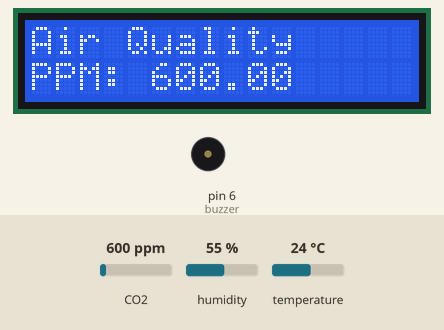
Bench run of a sketch on a simulated Arduino Uno, built with avr-gcc and run on an emulated ATmega328P. Parts: 16×2 character LCD, buzzer (waves = sounding, pin HIGH). Inputs (shaded band) come from the test bench; at power-on: CO2 600 ppm, humidity 55 %, temperature 24 °C. What the sketch prints to the serial monitor is not drawn.

Above: at 3.2 s.
3.3 s: CO2 set to 452 ppm
At 9.7 s:
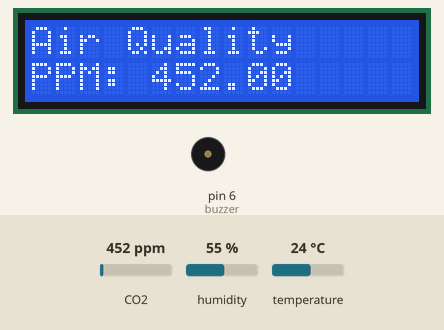
10.1 s: humidity set to 22 %
At 15.7 s:
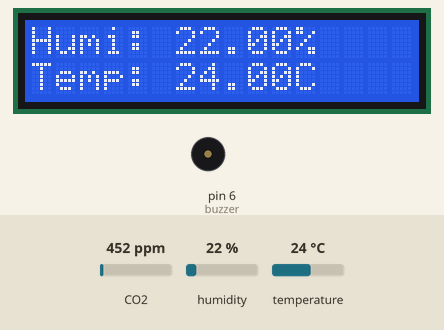
18.6 s: temperature set to 12 °C
At 24.0 s:
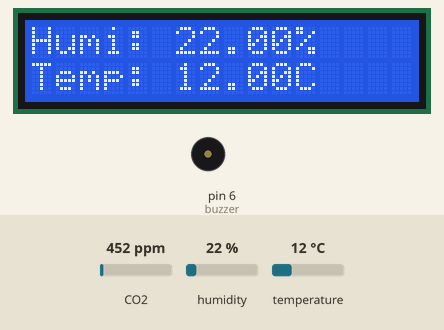
26.8 s: CO2 set to 526 ppm
At 29.7 s:
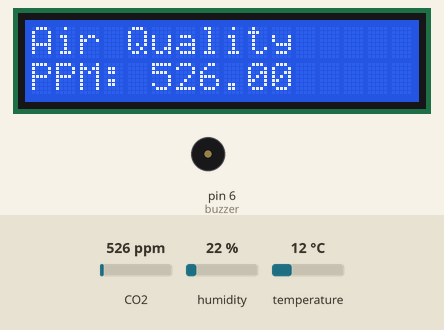
33.6 s: CO2 set to 584 ppm
At 37.9 s:
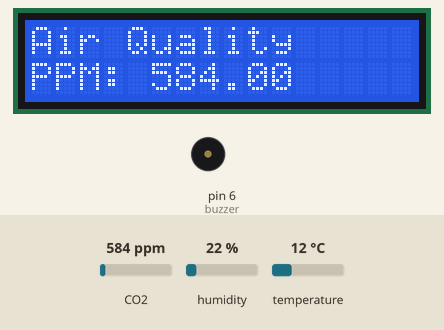
40.4 s: humidity set to 40 %
At 47.3 s:
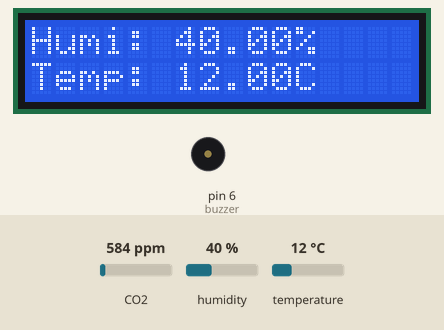
Timing chart, 0 to 48.9 s (numbered marks = the images above; inputs shaded):
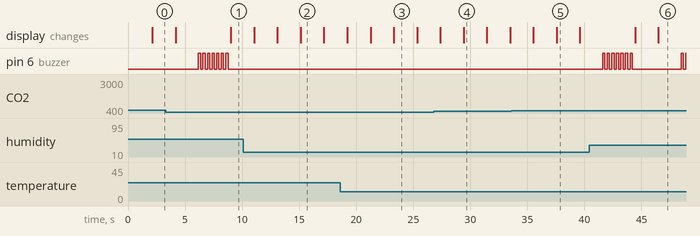

Measured:
- after the input at 3.3 s, the display: first differs from a run without the input after 5.7 s (image 1)
- after the input at 10.1 s, the display: first differs from a run without the input after 5.0 s (image 2)
- after the input at 18.6 s, the display: first differs from a run without the input after 4.7 s (image 3)
- after the input at 26.8 s, the display: first differs from a run without the input after 2.6 s (image 4)
- after the input at 33.6 s, the display: first differs from a run without the input after 4.0 s (image 5)
- after the input at 40.4 s, the display: first differs from a run without the input after 6.1 s (image 6)
- what the display in image 2 shows lasts 2.1 s, from 15.1 s to 17.2 s

The sketch:

Monitoring_Udara.ino
```cpp
#include <Wire.h>
#include <LiquidCrystal_I2C.h>
#include <MQ135.h>
#include <DHT.h>

// LCD configuration
LiquidCrystal_I2C lcd(0x27, 16, 2); // I2C address 0x27, 16 columns, 2 rows

// DHT configuration
#define DHTPIN 2          // Pin tempel untuk output sensor DHT
#define DHTTYPE DHT11// Tipe sensor DHT yang digunakan (DHT11 atau DHT22)
#define buzzer 6
DHT dht(DHTPIN, DHTTYPE);

// MQ135 configuration
const int MQ135_PIN = A0;  // Pin analog untuk sensor MQ135
MQ135 gasSensor = MQ135(MQ135_PIN);


void setup() {
  Serial.begin(9600);
  pinMode(buzzer, OUTPUT);
  // digitalWrite(buzzer,HIGH);

  lcd.begin(16, 2); // Initialize the LCD
  lcd.clear();
  lcd.setCursor(0, 0);
  lcd.print("MQ135 & DHT11");
  lcd.setCursor(0, 1);
  lcd.print("Monitoring");
  lcd.backlight();

  dht.begin(); // Inisialisasi sensor DHT

  delay(2000);
}

void loop() {
  float air_quality = gasSensor.getPPM();
  float humidity = dht.readHumidity();
  float temperature = dht.readTemperature();

  Serial.print("Air Quality: ");
  Serial.print(air_quality);
  Serial.println(" PPM");

  Serial.print("Humidity: ");
  Serial.print(humidity);
  Serial.print("%  Temperature: ");
  Serial.print(temperature);
  Serial.println("°C");

  lcd.clear();
  lcd.setCursor(0, 0);
  lcd.print("Air Quality");

  lcd.setCursor(0, 1);
  lcd.print("PPM: ");
  lcd.print(air_quality);

  delay(2000);

  lcd.clear();
  lcd.setCursor(0, 0);
  lcd.print("Humi: ");
  lcd.print(humidity);
  lcd.print("%");

  lcd.setCursor(0, 1);
  lcd.print("Temp: ");
  lcd.print(temperature);
  lcd.print("C");

  delay(2000);

  if (air_quality >= 550){

      digitalWrite(buzzer, HIGH);
      delay(200);

      digitalWrite(buzzer, LOW);
      delay(200);
      digitalWrite(buzzer, HIGH);
      delay(200);
      digitalWrite(buzzer, LOW);
      delay(200);
      digitalWrite(buzzer, HIGH);
      delay(200);
      digitalWrite(buzzer, LOW);
      delay(200);
      digitalWrite(buzzer, HIGH);
      delay(200);
      digitalWrite(buzzer, LOW);
      delay(200);
      digitalWrite(buzzer, HIGH);
      delay(200);
      digitalWrite(buzzer, LOW);
      delay(200);
      digitalWrite(buzzer, HIGH);
      delay(200);
      digitalWrite(buzzer, LOW);
      delay(200);
      digitalWrite(buzzer, HIGH);
      delay(200);
      digitalWrite(buzzer, LOW);
      delay(200);
    }
    else{
      digitalWrite(buzzer, LOW);
    }
}
```
